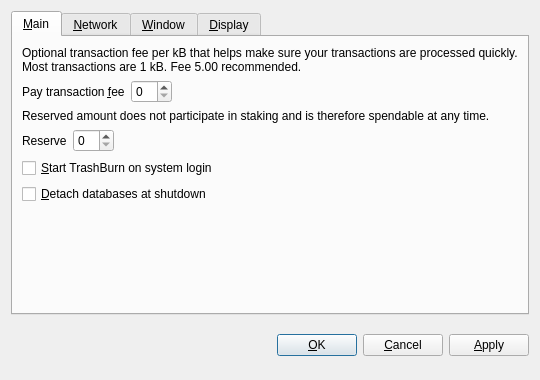
<?xml version="1.0" encoding="UTF-8"?>
<ui version="4.0">
 <class>OptionsDialog</class>
 <widget class="QDialog" name="OptionsDialog">
  <property name="geometry">
   <rect>
    <x>0</x>
    <y>0</y>
    <width>540</width>
    <height>380</height>
   </rect>
  </property>
  <property name="windowTitle">
   <string>Options</string>
  </property>
  <property name="modal">
   <bool>true</bool>
  </property>
  <layout class="QVBoxLayout" name="verticalLayout">
   <item>
    <widget class="QTabWidget" name="tabWidget">
     <property name="tabPosition">
      <enum>QTabWidget::North</enum>
     </property>
     <property name="currentIndex">
      <number>0</number>
     </property>
     <widget class="QWidget" name="tabMain">
      <attribute name="title">
       <string>&amp;Main</string>
      </attribute>
      <layout class="QVBoxLayout" name="verticalLayout_Main">
       <item>
        <widget class="QLabel" name="transactionFeeInfoLabel">
         <property name="text">
          <string>Optional transaction fee per kB that helps make sure your transactions are processed quickly. Most transactions are 1 kB. Fee 5.00 recommended.</string>
         </property>
         <property name="textFormat">
          <enum>Qt::PlainText</enum>
         </property>
         <property name="wordWrap">
          <bool>true</bool>
         </property>
        </widget>
       </item>
       <item>
        <layout class="QHBoxLayout" name="horizontalLayoutFee">
         <item>
          <widget class="QLabel" name="transactionFeeLabel">
           <property name="text">
            <string>Pay transaction &amp;fee</string>
           </property>
           <property name="textFormat">
            <enum>Qt::PlainText</enum>
           </property>
           <property name="buddy">
            <cstring>transactionFee</cstring>
           </property>
          </widget>
         </item>
         <item>
          <widget class="BitcoinAmountField" name="transactionFee"/>
         </item>
         <item>
          <spacer name="horizontalSpacerFee">
           <property name="orientation">
            <enum>Qt::Horizontal</enum>
           </property>
           <property name="sizeHint" stdset="0">
            <size>
             <width>40</width>
             <height>20</height>
            </size>
           </property>
          </spacer>
         </item>
        </layout>
       </item>
       <item>
        <widget class="QLabel" name="reserveBalanceInfoLabel">
         <property name="text">
          <string>Reserved amount does not participate in staking and is therefore spendable at any time.</string>
         </property>
         <property name="textFormat">
          <enum>Qt::PlainText</enum>
         </property>
         <property name="wordWrap">
          <bool>true</bool>
         </property>
        </widget>
       </item>
       <item>
        <layout class="QHBoxLayout" name="horizontalLayoutReserveBalance">
         <item>
          <widget class="QLabel" name="reserveBalanceLabel">
           <property name="text">
            <string>Reserve</string>
           </property>
           <property name="textFormat">
            <enum>Qt::PlainText</enum>
           </property>
           <property name="buddy">
            <cstring>reserveBalance</cstring>
           </property>
          </widget>
         </item>
         <item>
          <widget class="BitcoinAmountField" name="reserveBalance"/>
         </item>
         <item>
          <spacer name="horizontalSpacerReserveBalance">
           <property name="orientation">
            <enum>Qt::Horizontal</enum>
           </property>
           <property name="sizeHint" stdset="0">
            <size>
             <width>40</width>
             <height>20</height>
            </size>
           </property>
          </spacer>
         </item>
        </layout>
       </item>
       <item>
        <widget class="QCheckBox" name="bitcoinAtStartup">
         <property name="toolTip">
          <string>Automatically start TrashBurn after logging in to the system.</string>
         </property>
         <property name="text">
          <string>&amp;Start TrashBurn on system login</string>
         </property>
        </widget>
       </item>
       <item>
        <widget class="QCheckBox" name="detachDatabases">
         <property name="toolTip">
          <string>Detach block and address databases at shutdown. This means they can be moved to another data directory, but it slows down shutdown. The wallet is always detached.</string>
         </property>
         <property name="text">
          <string>&amp;Detach databases at shutdown</string>
         </property>
        </widget>
       </item>
       <item>
        <spacer name="verticalSpacer_Main">
         <property name="orientation">
          <enum>Qt::Vertical</enum>
         </property>
         <property name="sizeHint" stdset="0">
          <size>
           <width>20</width>
           <height>40</height>
          </size>
         </property>
        </spacer>
       </item>
      </layout>
     </widget>
     <widget class="QWidget" name="tabNetwork">
      <attribute name="title">
       <string>&amp;Network</string>
      </attribute>
      <layout class="QVBoxLayout" name="verticalLayout_Network">
       <item>
        <widget class="QCheckBox" name="mapPortUpnp">
         <property name="toolTip">
          <string>Automatically open the TrashBurn client port on the router. This only works when your router supports UPnP and it is enabled.</string>
         </property>
         <property name="text">
          <string>Map port using &amp;UPnP</string>
         </property>
        </widget>
       </item>
       <item>
        <widget class="QCheckBox" name="connectSocks">
         <property name="toolTip">
          <string>Connect to the TrashBurn network through a SOCKS proxy (e.g. when connecting through Tor).</string>
         </property>
         <property name="text">
          <string>&amp;Connect through SOCKS proxy:</string>
         </property>
        </widget>
       </item>
       <item>
        <layout class="QHBoxLayout" name="horizontalLayout_Network">
         <item>
          <widget class="QLabel" name="proxyIpLabel">
           <property name="text">
            <string>Proxy &amp;IP:</string>
           </property>
           <property name="textFormat">
            <enum>Qt::PlainText</enum>
           </property>
           <property name="buddy">
            <cstring>proxyIp</cstring>
           </property>
          </widget>
         </item>
         <item>
          <widget class="QValidatedLineEdit" name="proxyIp">
           <property name="maximumSize">
            <size>
             <width>140</width>
             <height>16777215</height>
            </size>
           </property>
           <property name="toolTip">
            <string>IP address of the proxy (e.g. 127.0.0.1)</string>
           </property>
          </widget>
         </item>
         <item>
          <widget class="QLabel" name="proxyPortLabel">
           <property name="text">
            <string>&amp;Port:</string>
           </property>
           <property name="textFormat">
            <enum>Qt::PlainText</enum>
           </property>
           <property name="buddy">
            <cstring>proxyPort</cstring>
           </property>
          </widget>
         </item>
         <item>
          <widget class="QLineEdit" name="proxyPort">
           <property name="maximumSize">
            <size>
             <width>55</width>
             <height>16777215</height>
            </size>
           </property>
           <property name="toolTip">
            <string>Port of the proxy (e.g. 9050)</string>
           </property>
          </widget>
         </item>
         <item>
          <widget class="QLabel" name="socksVersionLabel">
           <property name="text">
            <string>SOCKS &amp;Version:</string>
           </property>
           <property name="textFormat">
            <enum>Qt::PlainText</enum>
           </property>
           <property name="buddy">
            <cstring>socksVersion</cstring>
           </property>
          </widget>
         </item>
         <item>
          <widget class="QValueComboBox" name="socksVersion">
           <property name="toolTip">
            <string>SOCKS version of the proxy (e.g. 5)</string>
           </property>
          </widget>
         </item>
         <item>
          <spacer name="horizontalSpacer_Network">
           <property name="orientation">
            <enum>Qt::Horizontal</enum>
           </property>
           <property name="sizeHint" stdset="0">
            <size>
             <width>40</width>
             <height>20</height>
            </size>
           </property>
          </spacer>
         </item>
        </layout>
       </item>
       <item>
        <spacer name="verticalSpacer_Network">
         <property name="orientation">
          <enum>Qt::Vertical</enum>
         </property>
         <property name="sizeHint" stdset="0">
          <size>
           <width>20</width>
           <height>40</height>
          </size>
         </property>
        </spacer>
       </item>
      </layout>
     </widget>
     <widget class="QWidget" name="tabWindow">
      <attribute name="title">
       <string>&amp;Window</string>
      </attribute>
      <layout class="QVBoxLayout" name="verticalLayout_Window">
       <item>
        <widget class="QCheckBox" name="minimizeToTray">
         <property name="toolTip">
          <string>Show only a tray icon after minimizing the window.</string>
         </property>
         <property name="text">
          <string>&amp;Minimize to the tray instead of the taskbar</string>
         </property>
        </widget>
       </item>
       <item>
        <widget class="QCheckBox" name="minimizeOnClose">
         <property name="toolTip">
          <string>Minimize instead of exit the application when the window is closed. When this option is enabled, the application will be closed only after selecting Quit in the menu.</string>
         </property>
         <property name="text">
          <string>M&amp;inimize on close</string>
         </property>
        </widget>
       </item>
       <item>
        <spacer name="verticalSpacer_Window">
         <property name="orientation">
          <enum>Qt::Vertical</enum>
         </property>
         <property name="sizeHint" stdset="0">
          <size>
           <width>20</width>
           <height>40</height>
          </size>
         </property>
        </spacer>
       </item>
      </layout>
     </widget>
     <widget class="QWidget" name="tabDisplay">
      <attribute name="title">
       <string>&amp;Display</string>
      </attribute>
      <layout class="QVBoxLayout" name="verticalLayout_Display">
       <item>
        <layout class="QHBoxLayout" name="horizontalLayout_1_Display">
         <item>
          <widget class="QLabel" name="langLabel">
           <property name="text">
            <string>User Interface &amp;language:</string>
           </property>
           <property name="textFormat">
            <enum>Qt::PlainText</enum>
           </property>
           <property name="buddy">
            <cstring>lang</cstring>
           </property>
          </widget>
         </item>
         <item>
          <widget class="QValueComboBox" name="lang">
           <property name="toolTip">
            <string>The user interface language can be set here. This setting will take effect after restarting TrashBurn.</string>
           </property>
          </widget>
         </item>
        </layout>
       </item>
       <item>
        <layout class="QHBoxLayout" name="horizontalLayout_2_Display">
         <item>
          <widget class="QLabel" name="unitLabel">
           <property name="text">
            <string>&amp;Unit to show amounts in:</string>
           </property>
           <property name="textFormat">
            <enum>Qt::PlainText</enum>
           </property>
           <property name="buddy">
            <cstring>unit</cstring>
           </property>
          </widget>
         </item>
         <item>
          <widget class="QValueComboBox" name="unit">
           <property name="toolTip">
            <string>Choose the default subdivision unit to show in the interface and when sending coins.</string>
           </property>
          </widget>
         </item>
        </layout>
       </item>
       <item>
        <widget class="QCheckBox" name="displayAddresses">
         <property name="toolTip">
          <string>Whether to show TrashBurn addresses in the transaction list or not.</string>
         </property>
         <property name="text">
          <string>&amp;Display addresses in transaction list</string>
         </property>
        </widget>
       </item>
       <item>
        <widget class="QCheckBox" name="coinControlFeatures">
         <property name="toolTip">
          <string>Whether to show coin control features or not.</string>
         </property>
         <property name="text">
          <string>Display coin &amp;control features (experts only!)</string>
         </property>
        </widget>
       </item>
       <item>
        <spacer name="verticalSpacer_Display">
         <property name="orientation">
          <enum>Qt::Vertical</enum>
         </property>
         <property name="sizeHint" stdset="0">
          <size>
           <width>20</width>
           <height>40</height>
          </size>
         </property>
        </spacer>
       </item>
      </layout>
     </widget>
    </widget>
   </item>
   <item>
    <layout class="QHBoxLayout" name="horizontalLayout_Buttons">
     <item>
      <spacer name="horizontalSpacer_1">
       <property name="orientation">
        <enum>Qt::Horizontal</enum>
       </property>
       <property name="sizeHint" stdset="0">
        <size>
         <width>40</width>
         <height>48</height>
        </size>
       </property>
      </spacer>
     </item>
     <item>
      <widget class="QLabel" name="statusLabel">
       <property name="font">
        <font>
         <weight>75</weight>
         <bold>true</bold>
        </font>
       </property>
       <property name="text">
        <string/>
       </property>
       <property name="textFormat">
        <enum>Qt::PlainText</enum>
       </property>
       <property name="wordWrap">
        <bool>true</bool>
       </property>
      </widget>
     </item>
     <item>
      <spacer name="horizontalSpacer_2">
       <property name="orientation">
        <enum>Qt::Horizontal</enum>
       </property>
       <property name="sizeHint" stdset="0">
        <size>
         <width>40</width>
         <height>48</height>
        </size>
       </property>
      </spacer>
     </item>
     <item>
      <widget class="QPushButton" name="okButton">
       <property name="text">
        <string>&amp;OK</string>
       </property>
      </widget>
     </item>
     <item>
      <widget class="QPushButton" name="cancelButton">
       <property name="text">
        <string>&amp;Cancel</string>
       </property>
       <property name="autoDefault">
        <bool>false</bool>
       </property>
      </widget>
     </item>
     <item>
      <widget class="QPushButton" name="applyButton">
       <property name="text">
        <string>&amp;Apply</string>
       </property>
       <property name="autoDefault">
        <bool>false</bool>
       </property>
      </widget>
     </item>
    </layout>
   </item>
  </layout>
 </widget>
 <customwidgets>
  <customwidget>
   <class>BitcoinAmountField</class>
   <extends>QSpinBox</extends>
   <header>bitcoinamountfield.h</header>
  </customwidget>
  <customwidget>
   <class>QValueComboBox</class>
   <extends>QComboBox</extends>
   <header>qvaluecombobox.h</header>
  </customwidget>
  <customwidget>
   <class>QValidatedLineEdit</class>
   <extends>QLineEdit</extends>
   <header>qvalidatedlineedit.h</header>
  </customwidget>
 </customwidgets>
 <resources/>
 <connections/>
</ui>
